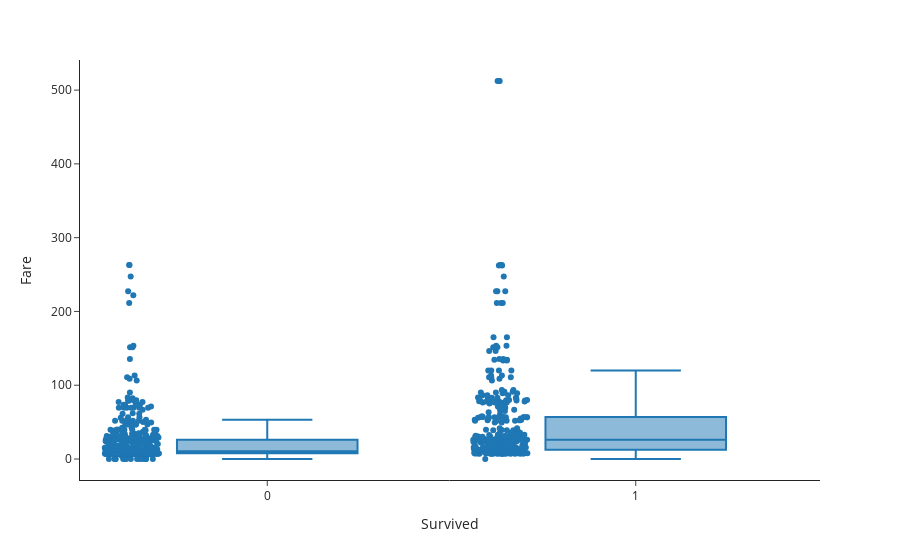

Notebook source saved alongside this figure:
### Code cell
(
    px.box(data, x='Survived' , y='Fare', points="all")
   .show()
)

### Figure 1 — Plotly figure (JSON) as saved in the notebook; plotly's stock layout.template omitted (floating-point values rounded to 4 significant figures; data arrays with more than 128 entries replaced by an {"elided": "..."} marker saying what was removed)
{"data": [{"alignmentgroup": "True", "boxpoints": "all", "hovertemplate": "Survived=%{x}<br>Fare=%{y}<extra></extra>", "legendgroup": "", "marker": {"color": "#1F77B4"}, "name": "", "notched": false, "offsetgroup": "", "orientation": "v", "showlegend": false, "type": "box", "x": {"elided": "891 int values"}, "x0": " ", "xaxis": "x", "y": {"elided": "891 float values"}, "y0": " ", "yaxis": "y"}], "layout": {"autosize": true, "boxmode": "group", "dragmode": "pan", "legend": {"tracegroupgap": 0}, "margin": {"t": 60}, "xaxis": {"anchor": "y", "autorange": true, "domain": [0, 1], "range": [-0.5042, 1.5], "title": {"text": "Survived"}, "type": "linear"}, "yaxis": {"anchor": "x", "autorange": true, "domain": [0, 1], "range": [-28.46, 540.8], "title": {"text": "Fare"}, "type": "linear"}}}
